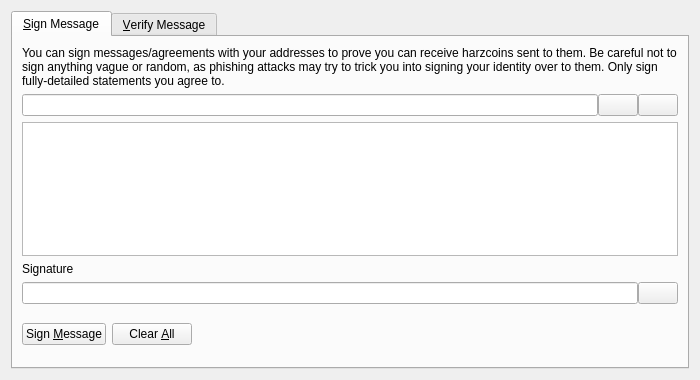
<?xml version="1.0" encoding="UTF-8"?>
<ui version="4.0">
 <class>SignVerifyMessageDialog</class>
 <widget class="QDialog" name="SignVerifyMessageDialog">
  <property name="geometry">
   <rect>
    <x>0</x>
    <y>0</y>
    <width>700</width>
    <height>380</height>
   </rect>
  </property>
  <property name="windowTitle">
   <string>Signatures - Sign / Verify a Message</string>
  </property>
  <property name="modal">
   <bool>true</bool>
  </property>
  <layout class="QVBoxLayout" name="verticalLayout">
   <item>
    <widget class="QTabWidget" name="tabWidget">
     <property name="currentIndex">
      <number>0</number>
     </property>
     <widget class="QWidget" name="tabSignMessage">
      <attribute name="title">
       <string>&amp;Sign Message</string>
      </attribute>
      <layout class="QVBoxLayout" name="verticalLayout_SM">
       <item>
        <widget class="QLabel" name="infoLabel_SM">
         <property name="text">
          <string>You can sign messages/agreements with your addresses to prove you can receive harzcoins sent to them. Be careful not to sign anything vague or random, as phishing attacks may try to trick you into signing your identity over to them. Only sign fully-detailed statements you agree to.</string>
         </property>
         <property name="textFormat">
          <enum>Qt::PlainText</enum>
         </property>
         <property name="wordWrap">
          <bool>true</bool>
         </property>
        </widget>
       </item>
       <item>
        <layout class="QHBoxLayout" name="horizontalLayout_1_SM">
         <property name="spacing">
          <number>0</number>
         </property>
         <item>
          <widget class="QValidatedLineEdit" name="addressIn_SM">
           <property name="toolTip">
            <string>The Harzcoin address to sign the message with</string>
           </property>
          </widget>
         </item>
         <item>
          <widget class="QPushButton" name="addressBookButton_SM">
           <property name="toolTip">
            <string>Choose previously used address</string>
           </property>
           <property name="text">
            <string/>
           </property>
           <property name="icon">
            <iconset resource="../harzcoin.qrc">
             <normaloff>:/icons/address-book</normaloff>:/icons/address-book</iconset>
           </property>
           <property name="shortcut">
            <string>Alt+A</string>
           </property>
           <property name="autoDefault">
            <bool>false</bool>
           </property>
          </widget>
         </item>
         <item>
          <widget class="QPushButton" name="pasteButton_SM">
           <property name="toolTip">
            <string>Paste address from clipboard</string>
           </property>
           <property name="text">
            <string/>
           </property>
           <property name="icon">
            <iconset resource="../harzcoin.qrc">
             <normaloff>:/icons/editpaste</normaloff>:/icons/editpaste</iconset>
           </property>
           <property name="shortcut">
            <string>Alt+P</string>
           </property>
           <property name="autoDefault">
            <bool>false</bool>
           </property>
          </widget>
         </item>
        </layout>
       </item>
       <item>
        <widget class="QPlainTextEdit" name="messageIn_SM">
         <property name="toolTip">
          <string>Enter the message you want to sign here</string>
         </property>
        </widget>
       </item>
       <item>
        <widget class="QLabel" name="signatureLabel_SM">
         <property name="text">
          <string>Signature</string>
         </property>
         <property name="textFormat">
          <enum>Qt::PlainText</enum>
         </property>
        </widget>
       </item>
       <item>
        <layout class="QHBoxLayout" name="horizontalLayout_2_SM">
         <property name="spacing">
          <number>0</number>
         </property>
         <item>
          <widget class="QLineEdit" name="signatureOut_SM">
           <property name="font">
            <font>
             <italic>true</italic>
            </font>
           </property>
           <property name="readOnly">
            <bool>true</bool>
           </property>
          </widget>
         </item>
         <item>
          <widget class="QPushButton" name="copySignatureButton_SM">
           <property name="toolTip">
            <string>Copy the current signature to the system clipboard</string>
           </property>
           <property name="text">
            <string/>
           </property>
           <property name="icon">
            <iconset resource="../harzcoin.qrc">
             <normaloff>:/icons/editcopy</normaloff>:/icons/editcopy</iconset>
           </property>
           <property name="autoDefault">
            <bool>false</bool>
           </property>
          </widget>
         </item>
        </layout>
       </item>
       <item>
        <layout class="QHBoxLayout" name="horizontalLayout_3_SM">
         <item>
          <widget class="QPushButton" name="signMessageButton_SM">
           <property name="toolTip">
            <string>Sign the message to prove you own this Harzcoin address</string>
           </property>
           <property name="text">
            <string>Sign &amp;Message</string>
           </property>
           <property name="icon">
            <iconset resource="../harzcoin.qrc">
             <normaloff>:/icons/edit</normaloff>:/icons/edit</iconset>
           </property>
           <property name="autoDefault">
            <bool>false</bool>
           </property>
          </widget>
         </item>
         <item>
          <widget class="QPushButton" name="clearButton_SM">
           <property name="toolTip">
            <string>Reset all sign message fields</string>
           </property>
           <property name="text">
            <string>Clear &amp;All</string>
           </property>
           <property name="icon">
            <iconset resource="../harzcoin.qrc">
             <normaloff>:/icons/remove</normaloff>:/icons/remove</iconset>
           </property>
           <property name="autoDefault">
            <bool>false</bool>
           </property>
          </widget>
         </item>
         <item>
          <spacer name="horizontalSpacer_1_SM">
           <property name="orientation">
            <enum>Qt::Horizontal</enum>
           </property>
           <property name="sizeHint" stdset="0">
            <size>
             <width>40</width>
             <height>48</height>
            </size>
           </property>
          </spacer>
         </item>
         <item>
          <widget class="QLabel" name="statusLabel_SM">
           <property name="font">
            <font>
             <weight>75</weight>
             <bold>true</bold>
            </font>
           </property>
           <property name="text">
            <string/>
           </property>
           <property name="wordWrap">
            <bool>true</bool>
           </property>
          </widget>
         </item>
         <item>
          <spacer name="horizontalSpacer_2_SM">
           <property name="orientation">
            <enum>Qt::Horizontal</enum>
           </property>
           <property name="sizeHint" stdset="0">
            <size>
             <width>40</width>
             <height>48</height>
            </size>
           </property>
          </spacer>
         </item>
        </layout>
       </item>
      </layout>
     </widget>
     <widget class="QWidget" name="tabVerifyMessage">
      <attribute name="title">
       <string>&amp;Verify Message</string>
      </attribute>
      <layout class="QVBoxLayout" name="verticalLayout_VM">
       <item>
        <widget class="QLabel" name="infoLabel_VM">
         <property name="text">
          <string>Enter the receiver's address, message (ensure you copy line breaks, spaces, tabs, etc. exactly) and signature below to verify the message. Be careful not to read more into the signature than what is in the signed message itself, to avoid being tricked by a man-in-the-middle attack. Note that this only proves the signing party receives with the address, it cannot prove sendership of any transaction!</string>
         </property>
         <property name="textFormat">
          <enum>Qt::PlainText</enum>
         </property>
         <property name="alignment">
          <set>Qt::AlignLeading|Qt::AlignLeft|Qt::AlignTop</set>
         </property>
         <property name="wordWrap">
          <bool>true</bool>
         </property>
        </widget>
       </item>
       <item>
        <layout class="QHBoxLayout" name="horizontalLayout_1_VM">
         <property name="spacing">
          <number>0</number>
         </property>
         <item>
          <widget class="QValidatedLineEdit" name="addressIn_VM">
           <property name="toolTip">
            <string>The Harzcoin address the message was signed with</string>
           </property>
          </widget>
         </item>
         <item>
          <widget class="QPushButton" name="addressBookButton_VM">
           <property name="toolTip">
            <string>Choose previously used address</string>
           </property>
           <property name="text">
            <string/>
           </property>
           <property name="icon">
            <iconset resource="../harzcoin.qrc">
             <normaloff>:/icons/address-book</normaloff>:/icons/address-book</iconset>
           </property>
           <property name="shortcut">
            <string>Alt+A</string>
           </property>
           <property name="autoDefault">
            <bool>false</bool>
           </property>
          </widget>
         </item>
        </layout>
       </item>
       <item>
        <widget class="QPlainTextEdit" name="messageIn_VM"/>
       </item>
       <item>
        <widget class="QValidatedLineEdit" name="signatureIn_VM"/>
       </item>
       <item>
        <layout class="QHBoxLayout" name="horizontalLayout_2_VM">
         <item>
          <widget class="QPushButton" name="verifyMessageButton_VM">
           <property name="toolTip">
            <string>Verify the message to ensure it was signed with the specified Harzcoin address</string>
           </property>
           <property name="text">
            <string>Verify &amp;Message</string>
           </property>
           <property name="icon">
            <iconset resource="../harzcoin.qrc">
             <normaloff>:/icons/transaction_0</normaloff>:/icons/transaction_0</iconset>
           </property>
           <property name="autoDefault">
            <bool>false</bool>
           </property>
          </widget>
         </item>
         <item>
          <widget class="QPushButton" name="clearButton_VM">
           <property name="toolTip">
            <string>Reset all verify message fields</string>
           </property>
           <property name="text">
            <string>Clear &amp;All</string>
           </property>
           <property name="icon">
            <iconset resource="../harzcoin.qrc">
             <normaloff>:/icons/remove</normaloff>:/icons/remove</iconset>
           </property>
           <property name="autoDefault">
            <bool>false</bool>
           </property>
          </widget>
         </item>
         <item>
          <spacer name="horizontalSpacer_1_VM">
           <property name="orientation">
            <enum>Qt::Horizontal</enum>
           </property>
           <property name="sizeHint" stdset="0">
            <size>
             <width>40</width>
             <height>48</height>
            </size>
           </property>
          </spacer>
         </item>
         <item>
          <widget class="QLabel" name="statusLabel_VM">
           <property name="font">
            <font>
             <weight>75</weight>
             <bold>true</bold>
            </font>
           </property>
           <property name="text">
            <string/>
           </property>
           <property name="wordWrap">
            <bool>true</bool>
           </property>
          </widget>
         </item>
         <item>
          <spacer name="horizontalSpacer_2_VM">
           <property name="orientation">
            <enum>Qt::Horizontal</enum>
           </property>
           <property name="sizeHint" stdset="0">
            <size>
             <width>40</width>
             <height>48</height>
            </size>
           </property>
          </spacer>
         </item>
        </layout>
       </item>
      </layout>
     </widget>
    </widget>
   </item>
  </layout>
 </widget>
 <customwidgets>
  <customwidget>
   <class>QValidatedLineEdit</class>
   <extends>QLineEdit</extends>
   <header>qvalidatedlineedit.h</header>
  </customwidget>
 </customwidgets>
 <resources>
  <include location="../harzcoin.qrc"/>
 </resources>
 <connections/>
</ui>
